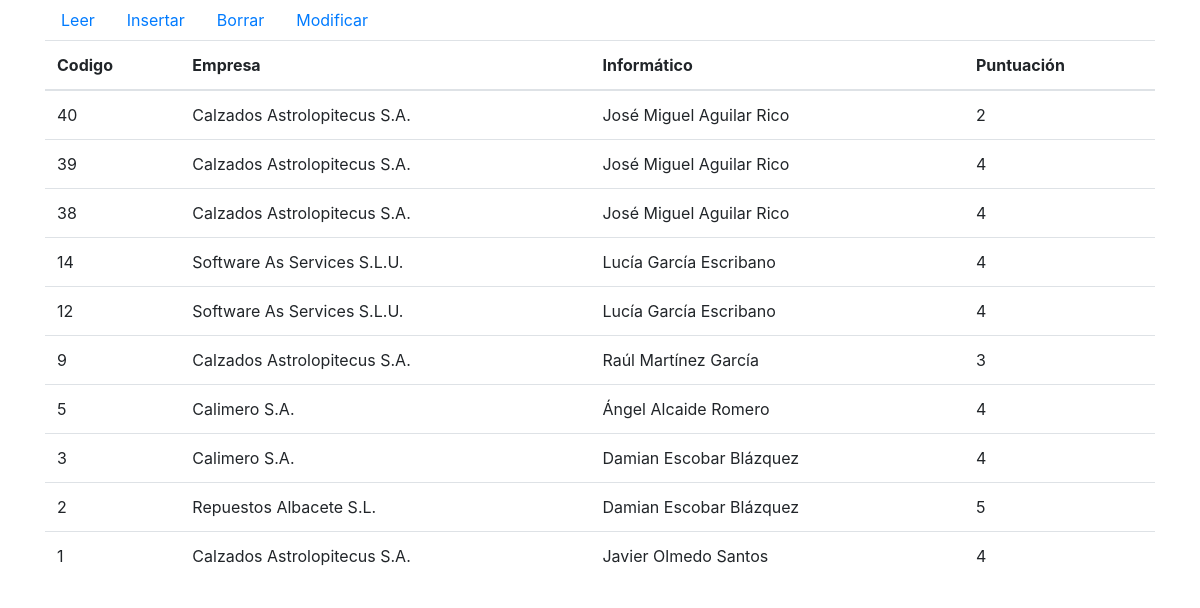
/practica2comercio/bdd_leer.php, run on the app's committed database.
### tables this page shows
CREATE TABLE IF NOT EXISTS `contratos` (
  `cClave` int NOT NULL AUTO_INCREMENT COMMENT 'Clave de la relacion',
  `ciClaveInformaticos` int NOT NULL COMMENT 'Clave de Informaticos',
  `ceClaveEmpresas` int NOT NULL COMMENT 'Clave de Empresas',
  `cFechaInicio` date DEFAULT NULL,
  `cFechaFin` date DEFAULT NULL,
  `cPuntuacion` int DEFAULT NULL COMMENT 'Valores 1-5',
  `cSalario` double NOT NULL DEFAULT '0',
  PRIMARY KEY (`cClave`),
  KEY `ceClaveEmpresas` (`ceClaveEmpresas`),
  KEY `ciClaveInformaticos` (`ciClaveInformaticos`) USING BTREE
);

CREATE TABLE IF NOT EXISTS `empresas` (
  `eClave` int NOT NULL AUTO_INCREMENT,
  `eNombre` varchar(100) NOT NULL,
  `eCIF` varchar(10) NOT NULL,
  `eMunicipio` varchar(100) DEFAULT NULL,
  `eProvincia` varchar(100) DEFAULT NULL,
  `eCP` varchar(5) DEFAULT NULL,
  `ePais` varchar(100) DEFAULT 'España',
  `eEmail` varchar(50) DEFAULT NULL,
  `ePass` varchar(64) NOT NULL,
  PRIMARY KEY (`eClave`),
  UNIQUE KEY `eEmailIndice` (`eEmail`)
);

CREATE TABLE IF NOT EXISTS `informaticos` (
  `iClave` int NOT NULL AUTO_INCREMENT COMMENT 'clave',
  `iNombre` varchar(100) NOT NULL COMMENT 'nombre completo',
  `iDNI` varchar(12) NOT NULL,
  `iEmail` varchar(50) DEFAULT NULL,
  `iTelefono` varchar(12) DEFAULT NULL COMMENT 'telefono ',
  `iPass` varchar(64) NOT NULL,
  `iMunicipio` varchar(100) DEFAULT NULL,
  `iProvincia` varchar(100) DEFAULT NULL,
  `iCP` varchar(5) DEFAULT NULL,
  `iPais` varchar(100) DEFAULT 'España',
  `iDescripcionCorta` varchar(500) NOT NULL,
  `iDescripcion` text,
  PRIMARY KEY (`iClave`),
  UNIQUE KEY `iDNI` (`iDNI`),
  UNIQUE KEY `iEmail` (`iEmail`)
);

### practica2comercio/bdd_leer.php (the view, shortened to what this page needs)
<!DOCTYPE html>
<html lang="en">
    <head>
        <link rel="stylesheet" href="../css/estilo.css">
        <link rel="stylesheet" href="https://maxcdn.bootstrapcdn.com/bootstrap/4.5.2/css/bootstrap.min.css">
    </head>
    <body>
	<div class="container">
	<ul class="nav">
  <li class="nav-item">
    <a class="nav-link" href="bdd_leer.php">Leer</a>
  </li>
  <li class="nav-item">
    <a class="nav-link" href="bdd_insertar.php">Insertar</a>
  </li>
  <li class="nav-item">
    <a class="nav-link" href="bdd_borrar.php">Borrar</a>
  </li>
  <li class="nav-item">
    <a class="nav-link" href="bdd_modificar.php">Modificar</a>
  </li>
</ul>
	<table class="table table-condensed">
    <thead>
      <tr>
	  <th>Codigo</th>
        <th>Empresa</th>
        <th>Informático</th>
        <th>Puntuación</th>
      </tr>
    </thead>
    <tbody>
<?php
$mysqli = @new mysqli('localhost', 'root', '', 'tuinformatico');
$mysqli->set_charset("utf8");
$consultaSQL= "select eNombre,iNombre,cPuntuacion, cClave
from contratos C
INNER JOIN empresas E on C.ceClaveEmpresas = E.eCLave
INNER JOIN informaticos I on C.ciClaveInformaticos = I.iclave
order by C.cClave desc";
if ($resultado = $mysqli->query($consultaSQL)) {
while($fila = $resultado->fetch_assoc()){
?>
<tr>
<?php
	echo  "<td>" .  $fila["cClave"] . "</td>";
	echo  "<td>" .  $fila["eNombre"] . "</td>";
	echo  "<td>" .  $fila["iNombre"] . "</td>";
	echo  "<td>" .  $fila["cPuntuacion"] . "</td>";
?>
	 </tr>
<?php
}}
?>
</tbody>
</table>
</div>
</body>
</html>

### data on the page
contratos: cClave "40", ceClaveEmpresas.eNombre "Calzados Astrolopitecus S.A.", ciClaveInformaticos.iNombre "José Miguel Aguilar Rico", cPuntuacion "2"
contratos: cClave "39", ceClaveEmpresas.eNombre "Calzados Astrolopitecus S.A.", ciClaveInformaticos.iNombre "José Miguel Aguilar Rico", cPuntuacion "4"
contratos: cClave "38", ceClaveEmpresas.eNombre "Calzados Astrolopitecus S.A.", ciClaveInformaticos.iNombre "José Miguel Aguilar Rico", cPuntuacion "4"
contratos: cClave "14", ceClaveEmpresas.eNombre "Software As Services S.L.U.", ciClaveInformaticos.iNombre "Lucía García Escribano", cPuntuacion "4"
contratos: cClave "12", ceClaveEmpresas.eNombre "Software As Services S.L.U.", ciClaveInformaticos.iNombre "Lucía García Escribano", cPuntuacion "4"
contratos: cClave "9", ceClaveEmpresas.eNombre "Calzados Astrolopitecus S.A.", ciClaveInformaticos.iNombre "Raúl Martínez García", cPuntuacion "3"
contratos: cClave "5", ceClaveEmpresas.eNombre "Calimero S.A.", ciClaveInformaticos.iNombre "Ángel Alcaide Romero", cPuntuacion "4"
contratos: cClave "3", ceClaveEmpresas.eNombre "Calimero S.A.", ciClaveInformaticos.iNombre "Damian Escobar Blázquez", cPuntuacion "4"
contratos: cClave "2", ceClaveEmpresas.eNombre "Repuestos Albacete S.L.", ciClaveInformaticos.iNombre "Damian Escobar Blázquez", cPuntuacion "5"
contratos: cClave "1", ceClaveEmpresas.eNombre "Calzados Astrolopitecus S.A.", ciClaveInformaticos.iNombre "Javier Olmedo Santos", cPuntuacion "4"
